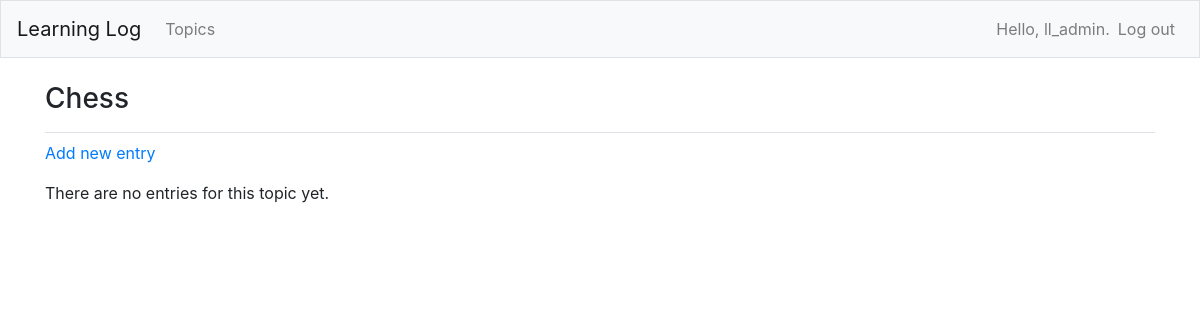
Before: /topics/1/ (signed in) with the older database file.
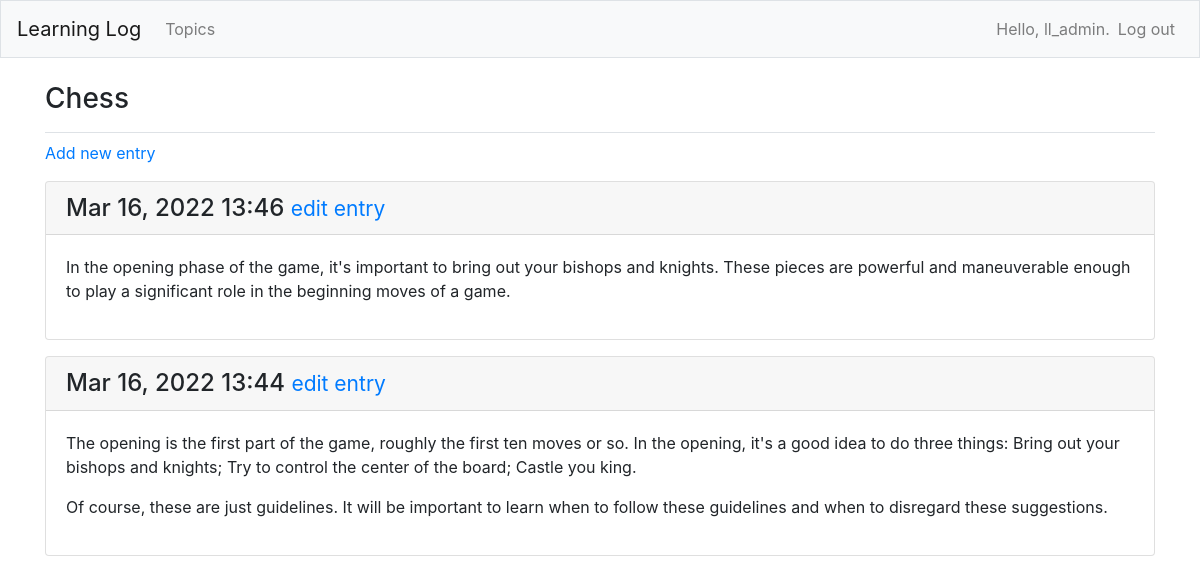
After: the same page with the newer database file.
### learning_logs/models.py (models this page shows, shortened)
class Topic(models.Model):
    text = models.CharField(max_length=200)
    date_added = models.DateTimeField(auto_now_add=True)
    owner = models.ForeignKey(User, on_delete=models.CASCADE)
    def __str__(self):
        return self.text

class Entry(models.Model):
    topic = models.ForeignKey(Topic, on_delete=models.CASCADE)
    text = models.TextField()
    date_added = models.DateTimeField(auto_now_add=True)
    class Meta:
        verbose_name_plural = 'entries'

### learning_logs/views.py (the view)
# urls.py: path('topics/<int:topic_id>/', views.topic, name='topic'),
@login_required
def topic(request, topic_id):
    topic = Topic.objects.get(id=topic_id)
    if topic.owner != request.user:
        raise Http404
    entries = topic.entry_set.order_by('-date_added')
    context = {'topic': topic, 'entries': entries}
    return render(request, 'learning_logs/topic.html', context)

### learning_logs/templates/learning_logs/topic.html
{% extends 'learning_logs/base.html' %}
{% block page_header %}
<h3>{{ topic }}</h3>
{% endblock page_header %}
{% block content %}
<p>
  <a href="{% url 'learning_logs:new_entry' topic.id %}">Add new entry</a>
</p>
{% for entry in entries %}
  <div class="card mb-3">
    <h4 class="card-header">{{ entry.date_added|date:'M d, Y H:i' }}
      <small><a href="{% url 'learning_logs:edit_entry' entry.id %}">
          edit entry</a></small>
    </h4>
    <div class="card-body">
      {{ entry.text|linebreaks }}
    </div>
  </div>
  {% empty %}
  <p>There are no entries for this topic yet.</p>
  {% endfor %}
{% endblock content %}

### learning_logs/templates/learning_logs/base.html (shortened to what this page needs)
{% load bootstrap4 %}
<!doctype html>
<html lang="en">
<head>
  {% bootstrap_css %}
</head>
<body>
  <nav class="navbar navbar-expand-md navbar-light bg-light mb-4 border">
    <a class="navbar-brand" href="{% url 'learning_logs:index' %}">Learning Log</a>
    <div class="collapse navbar-collapse" id="navbarCollape">
      <ul class="navbar-nav mr-auto">
        <li class="nav-item"><a class="nav-link" href="{% url 'learning_logs:topics' %}">Topics</a></li>
      </ul>
      <ul class="navbar-nav ml-auto">
        {% if user.is_authenticated %}
        <li class="nav-item"><span class="navbar-text">Hello, {{ user.username }}.</span></li>
        <li class="nav-item"><a class="nav-link" href="{% url 'users:logout' %}">Log out</a></li>
        {% else %}
        <li class="nav-item"><a class="nav-link" href="{% url 'users:register' %}">Register</a></li>
        <li class="nav-item"><a class="nav-link" href="{% url 'users:login' %}">Log in</a></li>
        {% endif %}
      </ul>
    </div>
  </nav>
  <main role="main" class="container">
    <div class="pb-2 mb-2 border-bottom">
      {% block page_header %}{% endblock page_header %}
    </div>
    <div>
      {% block content %}{% endblock content %}
    </div>
  </main>
</body>
</html>

Changed rows visible on the page:
added Entry: date_added "Mar 16, 2022 13:46", text "In the opening phase of the game, it's important to bring out your bishops and knights. These pieces are powerful and maneuverable enough to play a significant role in the beginning moves of a game."
added Entry: date_added "Mar 16, 2022 13:44", text "The opening is the first part of the game, roughly the first ten moves or so. In the opening, it's a good idea to do three things: Bring out your bishops and knights; Try to control the center of the board; Castle you king. Of course, these are just guidelines. It will be important to learn when to follow these guidelines and when to disregard these suggestions."
Other visible differences:
text no longer shown: "There are no entries for this topic yet."
